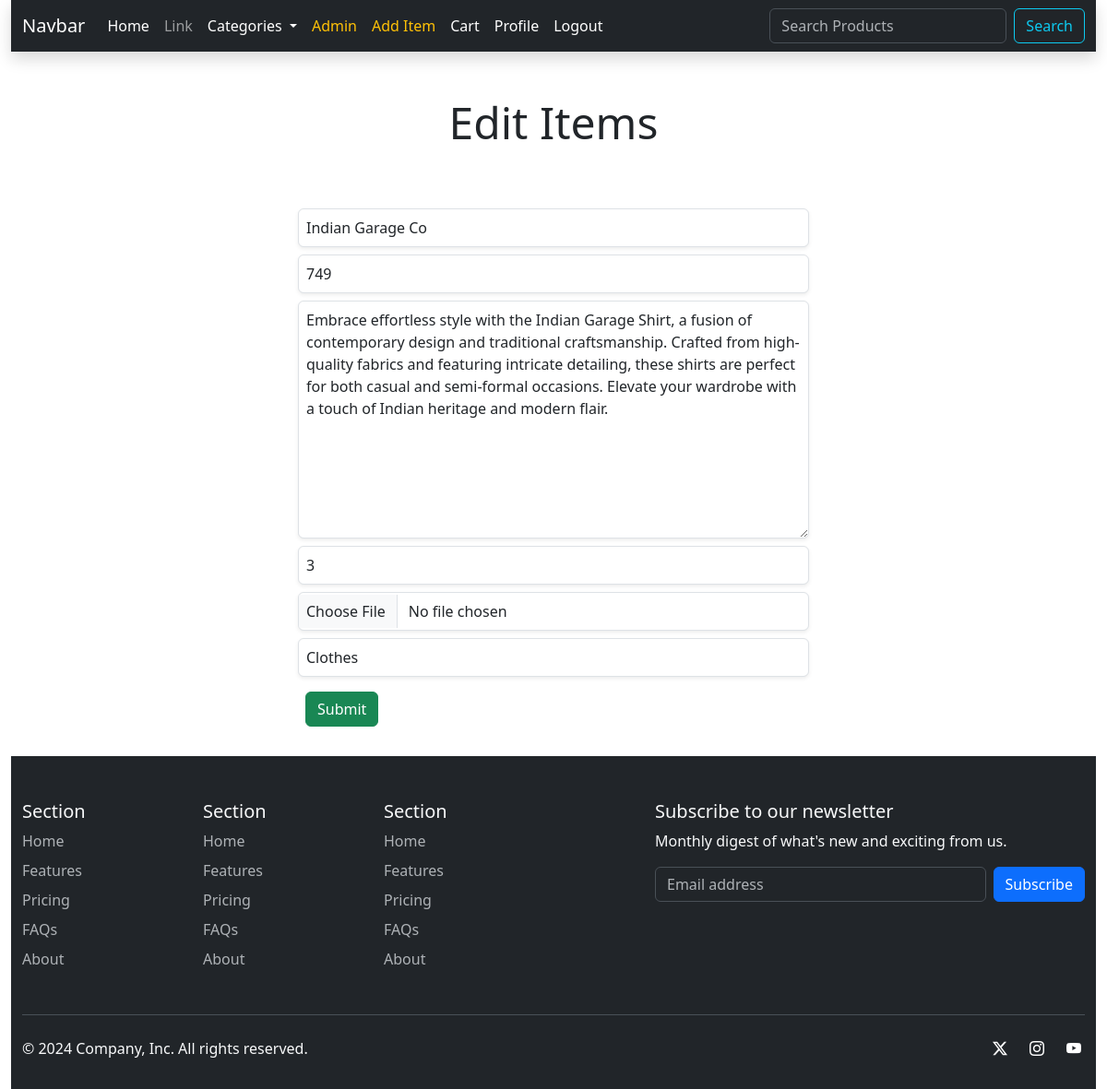
Screenshot of /edit-item/3 (signed in) with the database file from the repository.
### Products/models.py (models this page shows, shortened)
class Item(models.Model):
    name = models.CharField(max_length=200)
    price = models.IntegerField()
    description = models.TextField(blank=True, null=True)
    stock = models.IntegerField()
    image = models.ImageField(upload_to='Item_images', blank=True, null=True)
    category = models.ForeignKey(
        Category, related_name='items', on_delete=models.CASCADE)
    created_by = models.ForeignKey(
        User, related_name='items', on_delete=models.CASCADE)
    created_at = models.DateTimeField(auto_now_add=True)

### core/views.py (the view)
# urls.py: path('edit-item/<int:pk>', views.admin_edit_item, name='admin_edit_item'),
@login_required
def admin_edit_item(request, pk):
    item = get_object_or_404(Item, pk=pk)
    if request.method == "POST":
        item = ItemForm(request.POST, request.FILES, instance=item)
        if item.is_valid():
            item.save()
            messages.success(
                request, f"Product {request.POST['name']} Updated!")
            return redirect('core:home')
        else:
            messages.success(
                request, f"Updating {request.POST['name']} failed!")
    else:
        form = ItemForm(instance=item)
    return render(request, 'admin_edit_item.html', {
        'form': form,
    })

### core/forms.py
class ItemForm(forms.ModelForm):
    class Meta:
        model = Item
        exclude = ('created_at', 'created_by',)
        widgets = {
            'category': forms.Select(attrs={
                'class': Item_field_classes,
            }),
            'name': forms.TextInput(attrs={
                'placeholder': 'Product Name',
                'class': Item_field_classes,
            }),
            'price': forms.TextInput(attrs={
                'class': Item_field_classes,
                'placeholder': 'Price',
            }),
            'description': forms.Textarea(attrs={
                'class': Item_field_classes,
                'placeholder': 'Description',
            }),
            'image': forms.FileInput(attrs={
                'class': Item_field_classes,
            }),
            'stock': forms.NumberInput(attrs={
                'class': Item_field_classes,
                'placeholder': 'Stock in number'
            })
        }

### Products/models.py (called while the page is built)
    def __str__(self):
        return self.name

### core/context_processor.py (called while the page is built)
def categories_context_function(request):
    all_categories = Category.objects.all()
    return {'category_context': all_categories}

def no_of_items_in_cart_context_function(request):
    no_of_items_in_cart = 0
    user = request.user
    try:
        cart_of_user = Cart.objects.filter(user=user)
        for i in cart_of_user:
            no_of_items_in_cart += i.quantity
    except:
        count = 0
    return {'no_of_items_in_cart_context': no_of_items_in_cart}

### templates/admin_edit_item.html (shortened to what this page needs)
{%extends 'base.html' %}
{%block content%}
<div class="container">
    <div class="display-5 text-center my-5">Edit Items</div>
    <div class="row justify-content-center align-items-center">
        <div class="col-6 mb-3 p-2">
            <form action="" method="post" enctype="multipart/form-data">
                {% for i in form %}
                {{i}}
                {%endfor%}
                <input type="submit" class="btn btn-success m-2" name="" id="">
            </form>
        </div>
    </div>
</div>
{%endblock%}

### rows the page displays
Item: form "Indian Garage Co" "749" "Embrace effortless style with the Indian Garage Shirt, a fusion of contemporary design and traditional craftsmanship. Crafted from high-quality fabrics and featuring intricate detailing, these shirts are perfect for both casual and semi-formal occasions. Elevate your wardrobe with a touch of Indian heritage and modern flair." "3" "Clothes"
